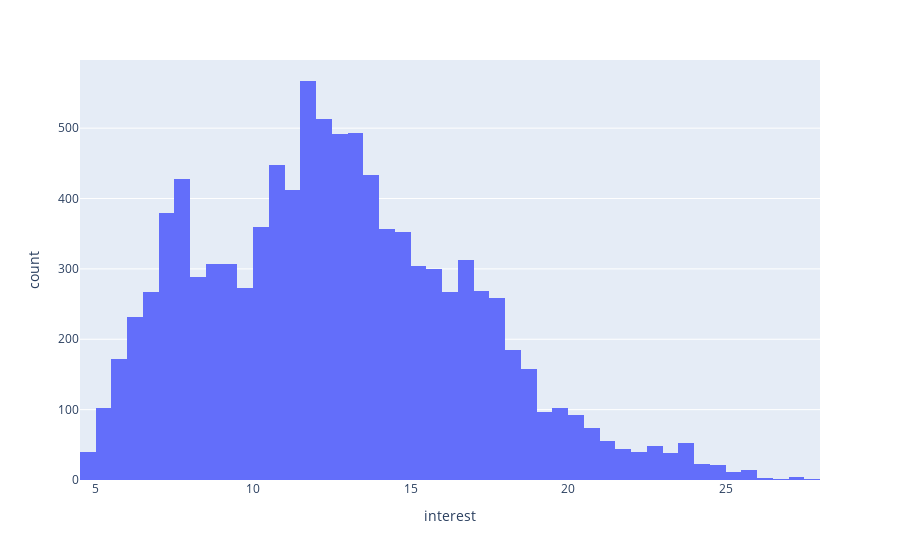

Notebook cell for this chart:
### Code cell
px.histogram(df, x='interest')
## Majority of interest range is between 10 to 14

### Figure 1 — Plotly figure (JSON) as saved in the notebook; plotly's stock layout.template omitted (floating-point values rounded to 4 significant figures; data arrays with more than 128 entries replaced by an {"elided": "..."} marker saying what was removed)
{"data": [{"alignmentgroup": "True", "bingroup": "x", "hovertemplate": "interest=%{x}<br>count=%{y}<extra></extra>", "legendgroup": "", "marker": {"color": "#636efa", "pattern": {"shape": ""}}, "name": "", "offsetgroup": "", "orientation": "v", "showlegend": false, "type": "histogram", "x": {"elided": "10000 float values"}, "xaxis": "x", "yaxis": "y"}], "layout": {"barmode": "relative", "legend": {"tracegroupgap": 0}, "margin": {"t": 60}, "xaxis": {"anchor": "y", "domain": [0, 1], "title": {"text": "interest"}}, "yaxis": {"anchor": "x", "domain": [0, 1], "title": {"text": "count"}}}}
